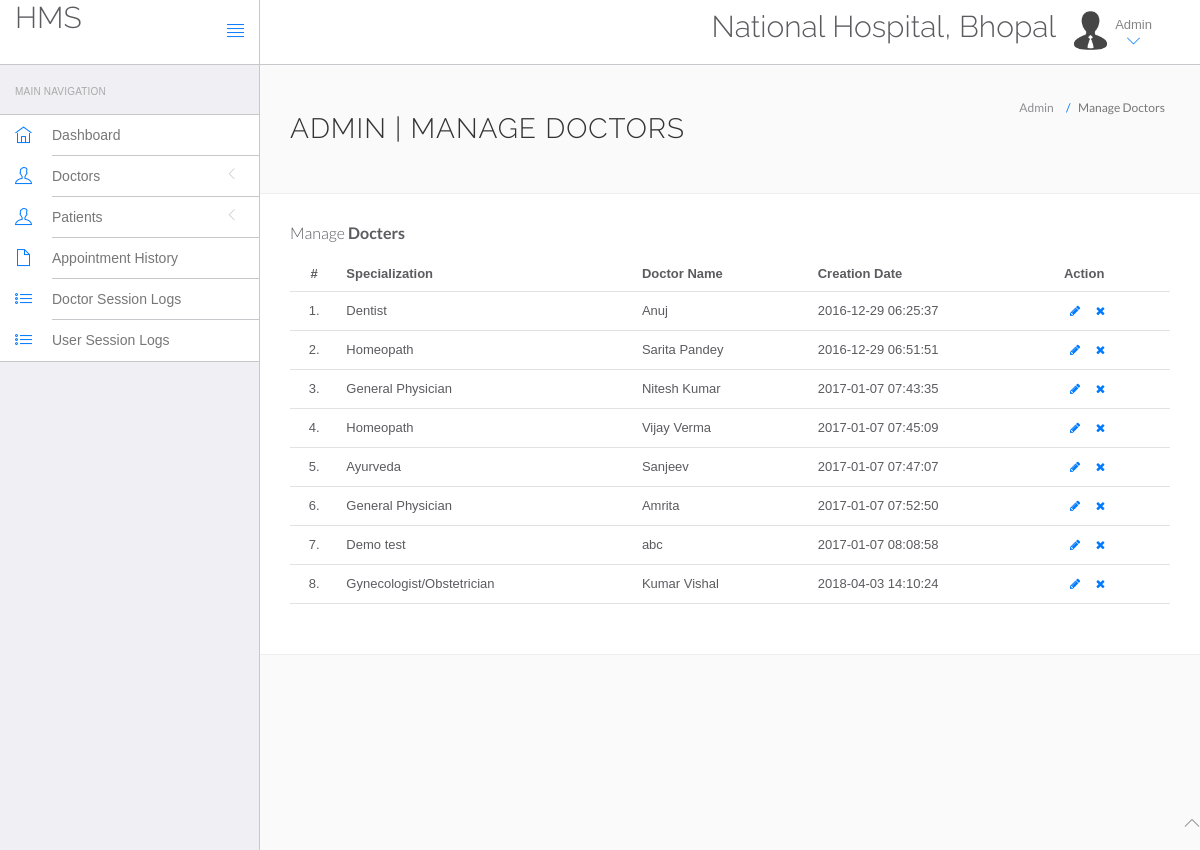
The page /hospital/hms/admin/manage-doctors.php (signed in) on the database its author committed.
### tables this page shows
CREATE TABLE `doctors` (
  `id` int(11) NOT NULL,
  `specilization` varchar(255) NOT NULL,
  `doctorName` varchar(255) NOT NULL,
  `address` longtext NOT NULL,
  `docFees` varchar(255) NOT NULL,
  `contactno` bigint(11) NOT NULL,
  `docEmail` varchar(255) NOT NULL,
  `password` varchar(255) NOT NULL,
  `creationDate` timestamp NOT NULL DEFAULT CURRENT_TIMESTAMP,
  `updationDate` varchar(255) NOT NULL
);

### hospital/hms/admin/manage-doctors.php (the view, shortened to what this page needs)
<?php
include('include/config.php');
?>
<!DOCTYPE html>
<html lang="en">
	<head>
		<link rel="stylesheet" href="vendor/bootstrap/css/bootstrap.min.css">
		<link rel="stylesheet" href="vendor/fontawesome/css/font-awesome.min.css">
		<link rel="stylesheet" href="vendor/themify-icons/themify-icons.min.css">
		<link href="vendor/animate.css/animate.min.css" rel="stylesheet" media="screen">
		<link href="vendor/perfect-scrollbar/perfect-scrollbar.min.css" rel="stylesheet" media="screen">
		<link href="vendor/switchery/switchery.min.css" rel="stylesheet" media="screen">
		<link href="vendor/bootstrap-touchspin/jquery.bootstrap-touchspin.min.css" rel="stylesheet" media="screen">
		<link href="vendor/select2/select2.min.css" rel="stylesheet" media="screen">
		<link href="vendor/bootstrap-datepicker/bootstrap-datepicker3.standalone.min.css" rel="stylesheet" media="screen">
		<link href="vendor/bootstrap-timepicker/bootstrap-timepicker.min.css" rel="stylesheet" media="screen">
		<link rel="stylesheet" href="assets/css/styles.css">
		<link rel="stylesheet" href="assets/css/plugins.css">
		<link rel="stylesheet" href="assets/css/themes/theme-1.css" id="skin_color" />
	</head>
	<body>
		<div id="app">
<?php include('include/sidebar.php');?>
			<div class="app-content">
						<?php include('include/header.php');?>
				<div class="main-content" >
					<div class="wrap-content container" id="container">
						<section id="page-title">
							<div class="row">
								<div class="col-sm-8">
									<h1 class="mainTitle">Admin | Manage Doctors</h1>
																	</div>
								<ol class="breadcrumb">
									<li>
										<span>Admin</span>
									</li>
									<li class="active">
										<span>Manage Doctors</span>
									</li>
								</ol>
							</div>
						</section>
						<div class="container-fluid container-fullw bg-white">
									<div class="row">
								<div class="col-md-12">
									<h5 class="over-title margin-bottom-15">Manage <span class="text-bold">Docters</span></h5>
									<table class="table table-hover" id="sample-table-1">
										<thead>
											<tr>
												<th class="center">#</th>
												<th>Specialization</th>
												<th class="hidden-xs">Doctor Name</th>
												<th>Creation Date </th>
												<th>Action</th>
											</tr>
										</thead>
										<tbody>
<?php
$sql=mysqli_query($con,"select * from doctors");
$cnt=1;
while($row=mysqli_fetch_array($sql))
{
?>
											<tr>
												<td class="center"><?php echo $cnt;?>.</td>
												<td class="hidden-xs"><?php echo $row['specilization'];?></td>
												<td><?php echo $row['doctorName'];?></td>
												<td><?php echo $row['creationDate'];?>
												</td>
												<td >
												<div class="visible-md visible-lg hidden-sm hidden-xs">
							<a href="edit-doctor.php?id=<?php echo $row['id'];?>" class="btn btn-transparent btn-xs" tooltip-placement="top" tooltip="Edit"><i class="fa fa-pencil"></i></a>
	<a href="manage-doctors.php?id=<?php echo $row['id']?>&del=delete" onClick="return confirm('Are you sure you want to delete?')"class="btn btn-transparent btn-xs tooltips" tooltip-placement="top" tooltip="Remove"><i class="fa fa-times fa fa-white"></i></a>
												</div>
												</td>
											</tr>
											<?php
$cnt=$cnt+1;
											 }?>
										</tbody>
									</table>
								</div>
							</div>
								</div>
							</div>
						</div>
					</div>
				</div>
	<?php include('include/footer.php');?>
	</body>
</html>

### hospital/hms/admin/assets/css/themes/theme-1.css (style rules this page uses)
body { background: #FAFAFA; }

### rows shown on the page
doctors: specilization "Dentist", doctorName "Anuj", creationDate "2016-12-29 06:25:37"
doctors: specilization "Homeopath", doctorName "Sarita Pandey", creationDate "2016-12-29 06:51:51"
doctors: specilization "General Physician", doctorName "Nitesh Kumar", creationDate "2017-01-07 07:43:35"
doctors: specilization "Homeopath", doctorName "Vijay Verma", creationDate "2017-01-07 07:45:09"
doctors: specilization "Ayurveda", doctorName "Sanjeev", creationDate "2017-01-07 07:47:07"
doctors: specilization "General Physician", doctorName "Amrita", creationDate "2017-01-07 07:52:50"
doctors: specilization "Demo test", doctorName "abc", creationDate "2017-01-07 08:08:58"
doctors: specilization "Gynecologist/Obstetrician", doctorName "Kumar Vishal", creationDate "2018-04-03 14:10:24"
